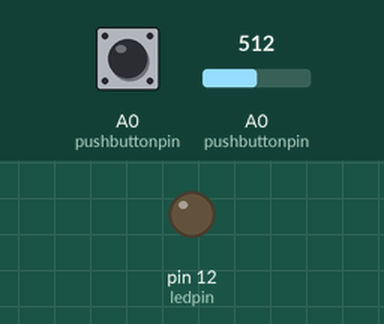
This sketch was run on a simulated Arduino Uno, built with avr-gcc and run on an emulated ATmega328P. On the bench: output pins drawn as LEDs (lit = HIGH). Inputs (shaded band) come from the test bench; at power-on: A0 (pushbuttonpin) LOW, A0 (pushbuttonpin) = 512.

Above: at 1.2 s.
1.3 s: A0 (pushbuttonpin) pulled HIGH for 0.15 s
At 1.37 s:
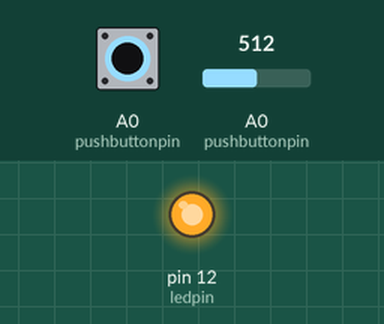
2.9 s: A0 (pushbuttonpin) pulled HIGH for 3.2 s
At 6.8 s:
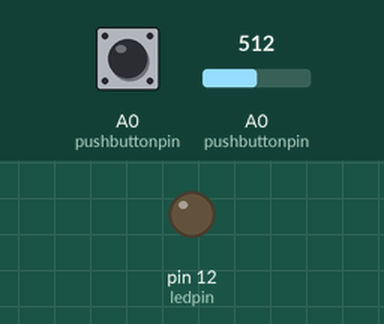
Timing chart, 0 to 8.3 s (numbered marks = the images above; inputs shaded):
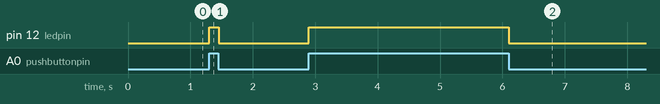

The sketch:

20th_Arduino_Project.ino
```cpp
int pushbuttonpin = A0;
int ledpin = 12;
int val;
void setup() {
  // put your setup code here, to run once:
  pinMode(A0, INPUT);
  pinMode(ledpin, OUTPUT);

}

void loop() {
  // put your main code here, to run repeatedly:
  val = analogRead(A0);
  if(digitalRead(A0)== HIGH){
    digitalWrite(ledpin, HIGH);

  }
  else{
    digitalWrite(ledpin, LOW);
  }

}
```

Measured:
- after the input at 1.3 s, pin 12 (ledpin): LOW → HIGH at once, → LOW 0.15 s later
- after the input at 2.9 s, pin 12 (ledpin): LOW → HIGH at once, → LOW 3.2 s later
